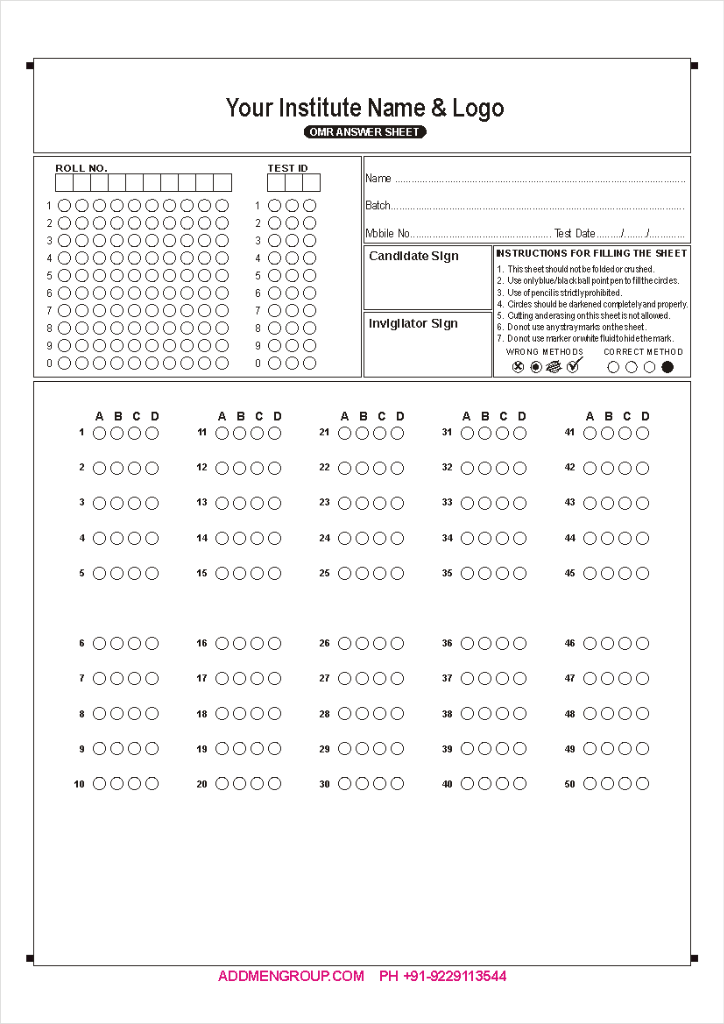
#> input picture backend/src/services/test_omr_sheet.png, 724 x 1024 px
$ python create_warped.py
#> lines starting #> are read from the running program, lines starting #| are printed output that depends on the picture; after the words box and inside, x2 and y2 are one past the last pixel; in counts of white or black regions, pixels touching at a corner belong together
#!/usr/bin/env python3
"""
Manuel Template Creator - AI analyzes and creates template
"""
import cv2
import numpy as np
import json
import sys

STANDARD_WIDTH = 1000
STANDARD_HEIGHT = 1414

def order_points(pts):
    rect = np.zeros((4, 2), dtype="float32")
    s = pts.sum(axis=1)
    rect[0] = pts[np.argmin(s)]
    rect[2] = pts[np.argmax(s)]
    diff = np.diff(pts, axis=1)
    rect[1] = pts[np.argmin(diff)]
    rect[3] = pts[np.argmax(diff)]
    return rect

def four_point_transform(image, pts):
    rect = order_points(pts)
    (tl, tr, br, bl) = rect

    widthA = np.sqrt(((br[0] - bl[0]) ** 2) + ((br[1] - bl[1]) ** 2))
    widthB = np.sqrt(((tr[0] - tl[0]) ** 2) + ((tr[1] - tl[1]) ** 2))
    maxWidth = max(int(widthA), int(widthB))

    heightA = np.sqrt(((tr[0] - br[0]) ** 2) + ((tr[1] - br[1]) ** 2))
    heightB = np.sqrt(((tl[0] - bl[0]) ** 2) + ((tl[1] - bl[1]) ** 2))
    maxHeight = max(int(heightA), int(heightB))

    dst = np.array([[0, 0], [maxWidth - 1, 0], [maxWidth - 1, maxHeight - 1], [0, maxHeight - 1]], dtype="float32")
    M = cv2.getPerspectiveTransform(rect, dst)
    warped = cv2.warpPerspective(image, M, (maxWidth, maxHeight))
    return warped

def detect_document_contour(image):
    gray = cv2.cvtColor(image, cv2.COLOR_BGR2GRAY)
    blurred = cv2.GaussianBlur(gray, (5, 5), 0)
    edged = cv2.Canny(blurred, 50, 200)
    kernel = cv2.getStructuringElement(cv2.MORPH_RECT, (5, 5))
    dilated = cv2.dilate(edged, kernel, iterations=1)
    contours, _ = cv2.findContours(dilated.copy(), cv2.RETR_LIST, cv2.CHAIN_APPROX_SIMPLE)
    contours = sorted(contours, key=cv2.contourArea, reverse=True)[:10]

    for contour in contours:
        peri = cv2.arcLength(contour, True)
        approx = cv2.approxPolyDP(contour, 0.02 * peri, True)
        if len(approx) == 4:
            area = cv2.contourArea(approx)
            if area > image.shape[0] * image.shape[1] * 0.3:
                return approx.reshape(4, 2)
    return None

# Load and prepare image
image = cv2.imread('test_omr_sheet.png')
#> image is the input picture: shape (1024, 724, 3); mean B, G, R 245.7, 245.7, 246.2
doc_contour = detect_document_contour(image)
#> in detect_document_contour, `edged = cv2.Canny(blurred, 50, 200)`:
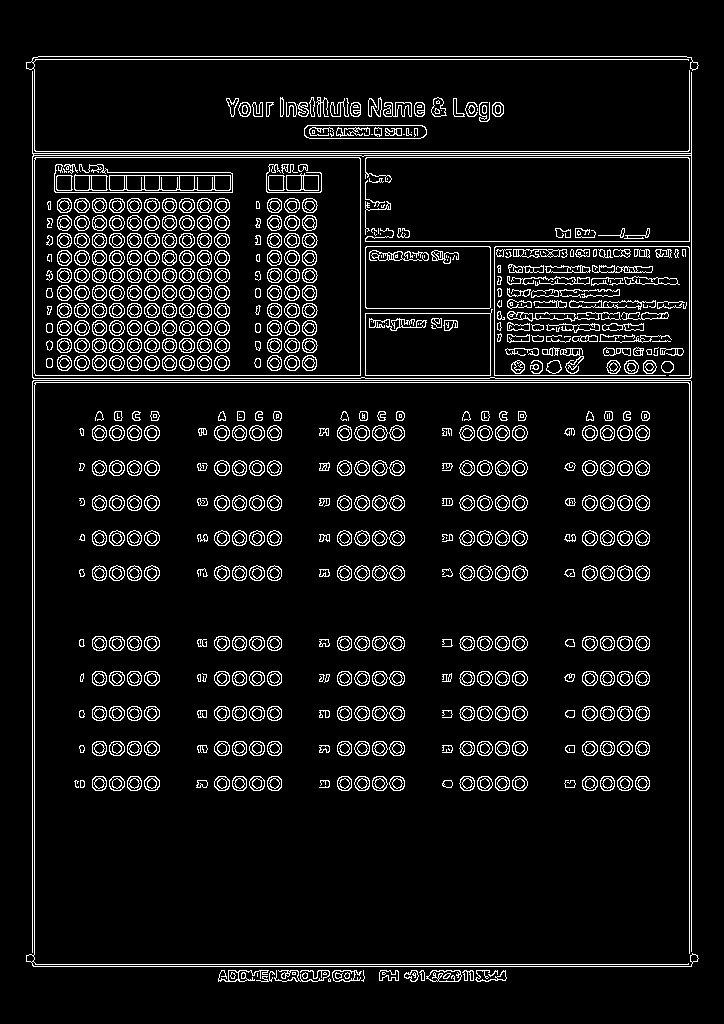
#> edged: shape (1024, 724); 7.6% white in thin lines or dots, all inside (x1, y1, x2, y2) = (26, 56, 699, 982)
#> in detect_document_contour, `dilated = cv2.dilate(edged, kernel, iterations=1)`:
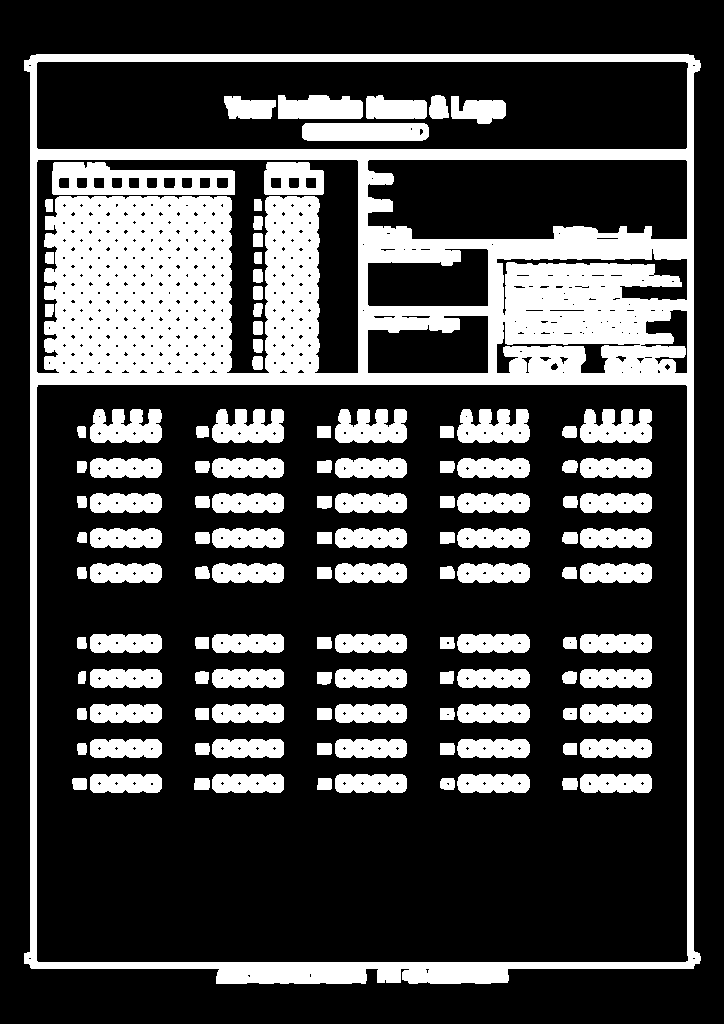
#> dilated: shape (1024, 724); 27.3% white; 122 white regions
#> in detect_document_contour, `contours, _ = cv2.findContours(dilated.copy(), cv2.RETR_LIST, cv2.CHAI..`: contours = 684 contours, 515 with area under 20; largest, box (x1, y1, x2, y2) and area: (24, 54, 701, 984) 610264, (36, 384, 689, 963) 376274, (36, 61, 689, 150) 57286, (36, 159, 359, 374) 27912, (367, 159, 688, 240) 23490
#> in detect_document_contour, `contours = sorted(contours, key=cv2.contourArea, reverse=True)[:10]`: contours = 10 contours; largest, box (x1, y1, x2, y2) and area: (24, 54, 701, 984) 610264, (36, 384, 689, 963) 376274, (36, 61, 689, 150) 57286, (36, 159, 359, 374) 27912, (367, 159, 688, 240) 23490
#> the loop in detect_document_contour, `for contour in contours:` made 1 pass
#> (peri, approx, area) on pass 1: (3303.9, [[24, 60], [24, 963], [693, 968], [699, 60]], 608503.5)
#> doc_contour = [[24, 60], [24, 963], [693, 968], [699, 60]]

if doc_contour is not None:
    warped = four_point_transform(image, doc_contour)
#> in order_points, `s = pts.sum(axis=1)`: s = [84, 987, 1661, 759]
#> in order_points, `diff = np.diff(pts, axis=1)`: diff = [36, 939, 275, -639]
#> in four_point_transform, `rect = order_points(pts)`: rect = [[24, 60], [699, 60], [693, 968], [24, 963]]
#> in four_point_transform, `(tl, tr, br, bl) = rect`: tl = [24, 60]; tr = [699, 60]; br = [693, 968]; bl = [24, 963]
#> in four_point_transform, `widthA = np.sqrt(((br[0] - bl[0]) ** 2) + ((br[1] - bl[1]) ** 2))`: widthA = 669
#> in four_point_transform, `widthB = np.sqrt(((tr[0] - tl[0]) ** 2) + ((tr[1] - tl[1]) ** 2))`: widthB = 675
#> in four_point_transform, `heightA = np.sqrt(((tr[0] - br[0]) ** 2) + ((tr[1] - br[1]) ** 2))`: heightA = 908
#> in four_point_transform, `heightB = np.sqrt(((tl[0] - bl[0]) ** 2) + ((tl[1] - bl[1]) ** 2))`: heightB = 903
#> in four_point_transform, `maxHeight = max(int(heightA), int(heightB))`: maxHeight = 908
#> in four_point_transform, `dst = np.array([[0, 0], [maxWidth - 1, 0], [maxWidth - 1, maxHeight - ..`: dst = [[0, 0], [674, 0], [674, 907], [0, 907]]
#> in four_point_transform, `M = cv2.getPerspectiveTransform(rect, dst)`: M = [[1, -3.23e-18, -24.09], [1.02e-17, 0.995, -59.71], [8.27e-06, -9.79e-06, 1]]
#> in four_point_transform, `warped = cv2.warpPerspective(image, M, (maxWidth, maxHeight))`:
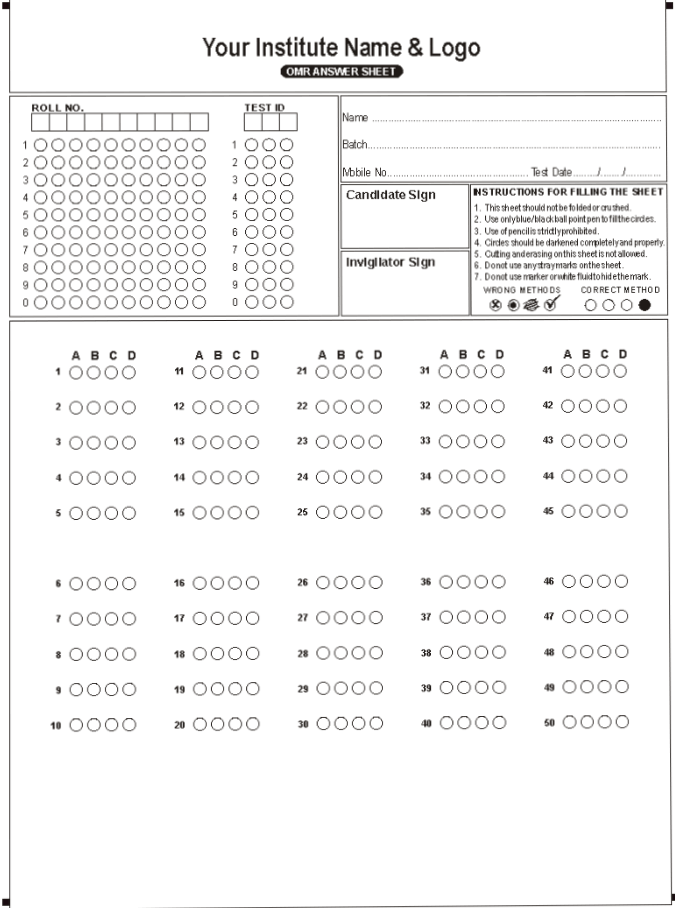
#> warped: shape (908, 675, 3); mean B, G, R 244.5, 244.6, 244.8
else:
    warped = image.copy()

warped = cv2.resize(warped, (STANDARD_WIDTH, STANDARD_HEIGHT))
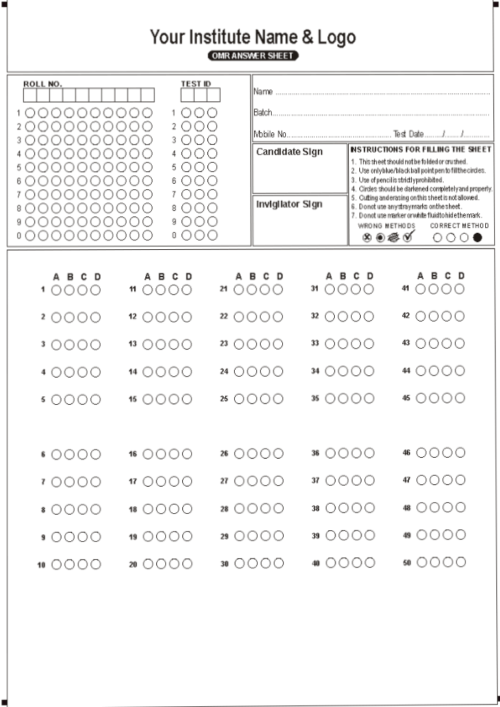
#> warped: shape (1414, 1000, 3) (shown at 1/2 size); mean B, G, R 244.5, 244.6, 244.8

# Save for analysis
cv2.imwrite('warped_for_analysis.jpg', warped)
print("✓ Warped image saved: warped_for_analysis.jpg")
print(f"✓ Size: {STANDARD_WIDTH}x{STANDARD_HEIGHT}")
print("\nNow AI will analyze and create manual template...")
